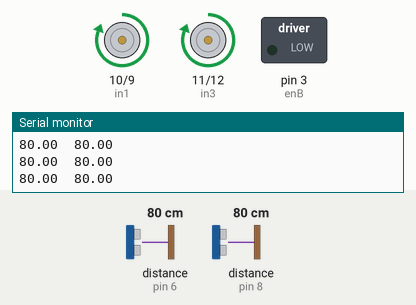
The sketch below on a simulated Arduino Uno, built with avr-gcc and run on an emulated ATmega328P. Parts: motor-driver pin pairs drawn as motors (green arrow = first pin HIGH = forward, orange = second pin HIGH = backward, longer = more drive), switched loads named in the sketch (green lamp = pin HIGH), the last lines printed to the serial monitor. Wiring (inferred from the names in the program): 2 × ultrasonic range finder: trigger pin 7, echo pin 8 / trigger pin 5, echo pin 6. Inputs (shaded band) come from the test bench; at power-on: distance to the obstacle (sensors on pin 6, pin 8) 80 cm. The echo pulse lasts 58.3 µs per cm; pins used as bus, display or sensor lines are not drawn.

Above: at 1.2 s.
1.3 s: distance to the obstacle (sensor on pin 6) set to 32 cm
2.8 s: distance to the obstacle (sensor on pin 6) set to 27 cm
At 3.4 s:
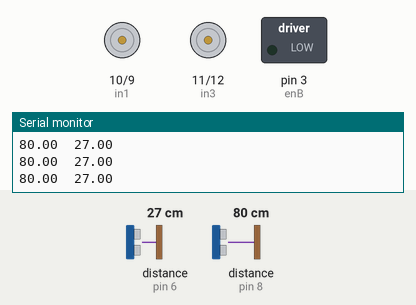
4.3 s: distance to the obstacle (sensor on pin 8) set to 27 cm
Timing chart, 0 to 7.3 s (numbered marks = the images above; inputs shaded):
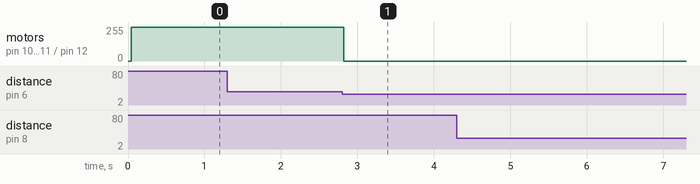

The sketch:

Proy.ino
```cpp
#include <SoftwareSerial.h>

SoftwareSerial BTserial(8, 9); // RX | TX
const long baudRate = 38400;
char c=' ';
boolean NL = true;


// Pins Ultrasonido
const int TRIG_PIN = 7;
const int ECHO_PIN = 8;
const int TRIG_PIN2 = 5;
const int ECHO_PIN2 = 6;

//Pins motores
/*Motor A*/
const int in1 = 10;  // Pin que controla el sentido de giro
const int in2 = 9;  // Pin que controla el sentido de giro

/*Motor B*/
const int enB = 3;  // Pin habilita motor B - PWM
const int in3 = 11;  // Pin que controla el sentido de giro
const int in4 = 12;  // Pin que controla el sentido de giro


//Cualquier cosa a más de 400 (23200 pulsos) está fuera del rango
const unsigned int MAX_DIST = 500;


void setup() {

  Serial.begin(9600);
      Serial.print("Sketch:   ");   Serial.println(__FILE__);
    Serial.print("Uploaded: ");   Serial.println(__DATE__);
    Serial.println(" ");
  BTserial.begin(baudRate);
      Serial.print("BTserial started at "); Serial.println(baudRate);
    Serial.println(" ");

  // Configura todos los pines del motor como salida
  pinMode(enB, OUTPUT);
  pinMode(in1, OUTPUT);
  pinMode(in2, OUTPUT);
  pinMode(in3, OUTPUT);
  pinMode(in4, OUTPUT);
}


void VelocidadFija(int parar)
{
  // Gira el Motor A en ambas direcciones a una velocidad fija
  // Gira el motor A en sentido horario
  digitalWrite(in1, HIGH);
  digitalWrite(in2, LOW);
  digitalWrite(in3, HIGH);
  digitalWrite(in4, LOW);

  if (parar){
      // Detenemos el Motor A
  digitalWrite(in1, LOW);
  digitalWrite(in2, LOW);
  digitalWrite(in3, LOW);
  digitalWrite(in4, LOW);
  }


}

void VelocidadVariable()
{
  // Giramos el Motor B en un rango de velocidad
  // Usamos PWM para enviar analogWrite() y controlar la maxima velocidad posible

  // Giramos los motores en un sentido
  digitalWrite(in3, LOW);
  digitalWrite(in4, HIGH);

  // Aceleramos desde 0 hasta la velocidad maxima
  for(int i = 0; i < 255; i++)
  {
    analogWrite(enB, i); // Usamos PWM para variar la velocidad
    Serial.print("Velocidad: ");
    Serial.println(i);
    delay(20);
  }

  // Desaceleramos desde la velocidad maxima hasta llegar a 0
  for(int i = 255; i > 0; i--)
  {
    analogWrite(enB, i); // Usamos PWM para variar la velocidad
    Serial.print("Velocidad: ");
    Serial.println(i);
    delay(20);
  }

  // Detenemos los motores
  digitalWrite(in3, LOW);
  digitalWrite(in4, LOW);
}


int ultraSon(int TRIG_PINf,int ECHO_PINf){
    unsigned long pulse_width;
    unsigned long t1;
    unsigned long t2;
    float cm;


    pinMode(TRIG_PINf,OUTPUT);
    pinMode(ECHO_PINf,INPUT);

     digitalWrite(TRIG_PINf,HIGH);
     delayMicroseconds(10);
     digitalWrite(TRIG_PINf, LOW);

    // Esperamos a recibir la señal
    while ( digitalRead(ECHO_PINf) == 0);
    //Mide cuando tiempo esta el echo pin a nivel alto
    // Note: the micros() counter will overflow after ~70 min
    t1 = micros();
    while ( digitalRead(ECHO_PINf) == 1);
    t2 = micros();
    pulse_width = t2 - t1;
    cm = pulse_width / 58.0;

    return cm;
}


void imprimeSon(float cm, float cm_2)
{
    if ( cm > MAX_DIST ) {
    //Serial.println("Fuera de rango(1) \t");
  } else {
    Serial.print(cm);
    Serial.print("\t");

  }

  if ( cm_2 > MAX_DIST ) {
    //Serial.println("Fuera de rango(2) \n");
  } else {
   Serial.print(cm_2);
    Serial.print("\n");
  }

  return 0;
}


void loop() {
  float cm;
  float cm_2;
  int parar;

  cm=ultraSon(TRIG_PIN,ECHO_PIN);
  delay(10);
  cm_2=ultraSon(TRIG_PIN2,ECHO_PIN2);
  delay (10);
  if(cm<30 || cm_2<30) parar=1;
  else parar=0;

  imprimeSon(cm,cm_2);
  VelocidadFija(parar);

  /*Leemos del Bluetooth y enviamos a Serial Monitor*/
    if (BTserial.available())
    {
        c = BTserial.read();


        Serial.write(c);
    }


  /*Leemos del Serial Monitor y enviamos a Bluetooth*/
   if (Serial.available())
    {
        c = Serial.read();
        BTserial.write(c);

        // Echo the user input to the main window. The ">" character indicates the user entered text.
        if (NL) { Serial.print(">");  NL = false; }
        Serial.write(c);
        if (c==10) { NL = true; }
    }


  // Wait at least 60ms before next measurement
  delay(60);
}
```

Measured:
- the behaviour switches between 30 and 29 cm on distance to the obstacle (sensor on pin 6) (found by bisection; images 0 and 1)
- after the input at 2.8 s, motor on pin 10 (in1) / pin 9 (in2), motor on pin 11 (in3) / pin 12 (in4): forward 255/255 → stopped at once
